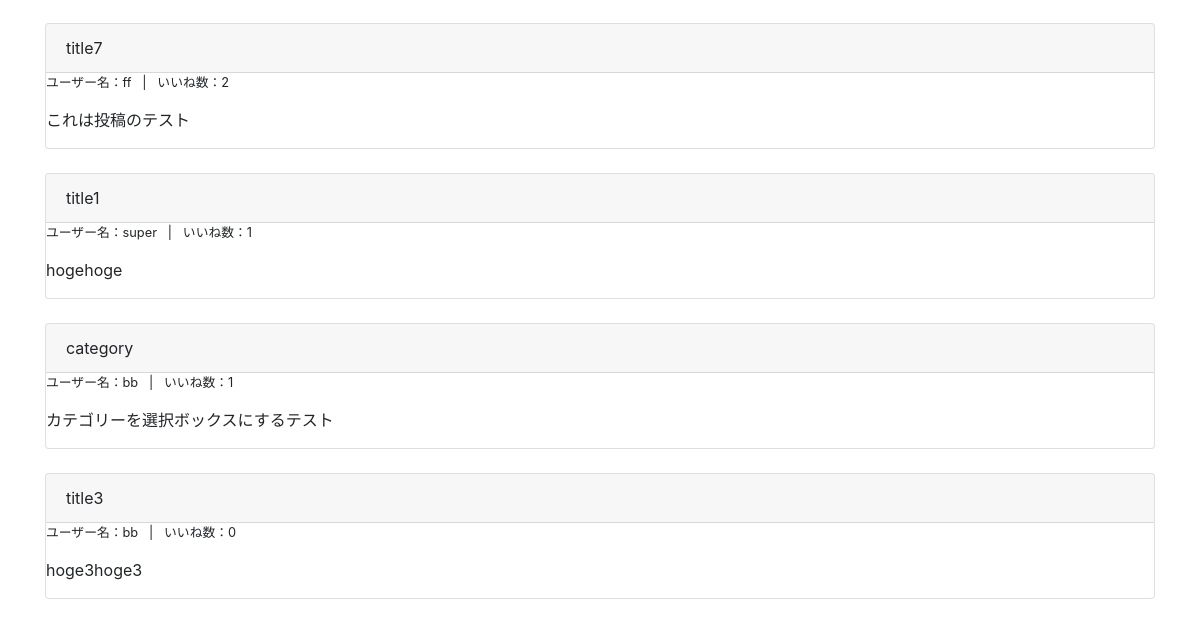
/ranking/ (lower part), run on an earlier commit of the app's database.
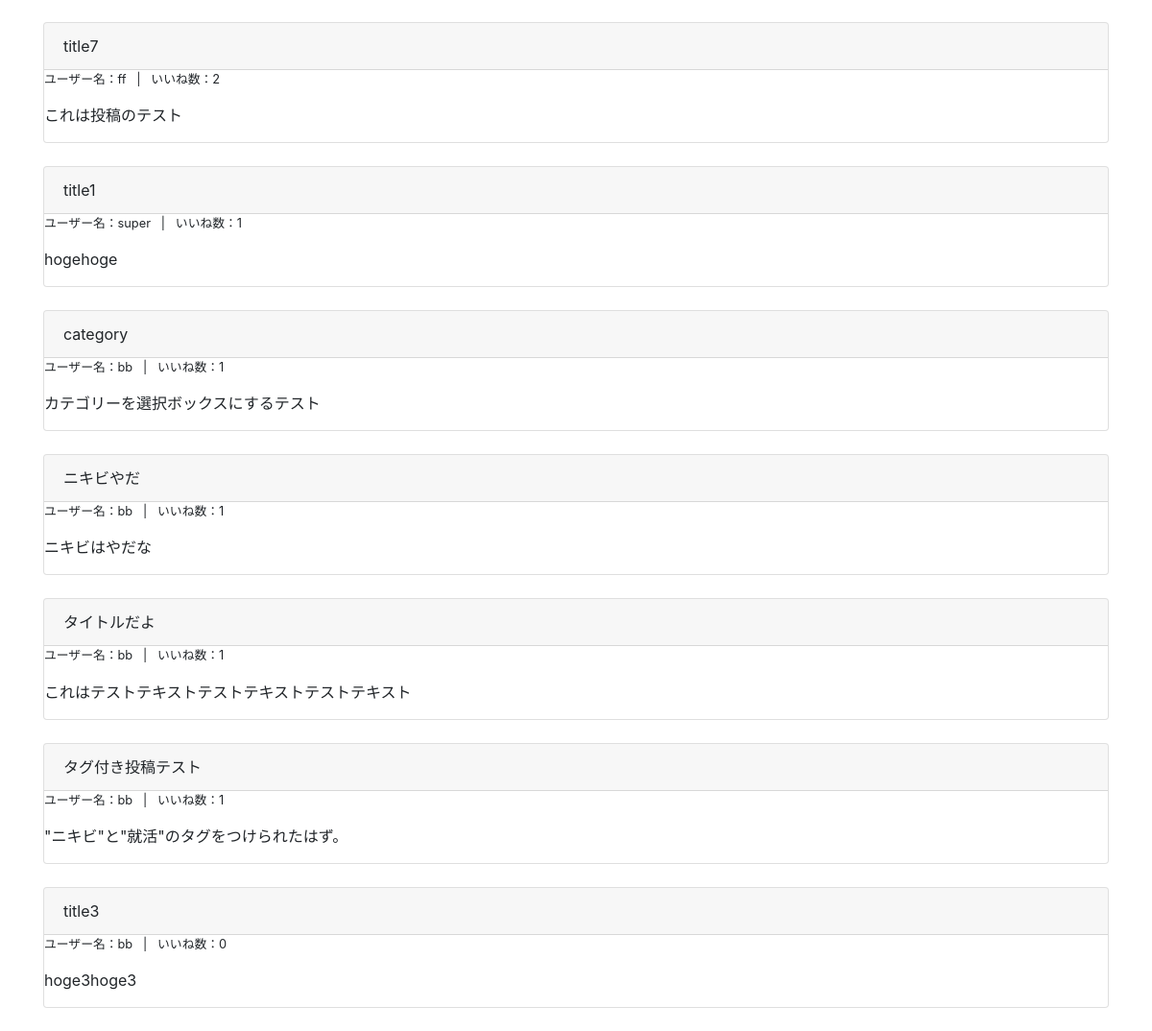
And on a later commit of the database.
### groomings/models.py (models this page shows, shortened)
class Date(models.Model):
    created_at = models.DateTimeField(default=now)
    class Meta:
        abstract = True

class Post(Date):
    title = models.CharField(max_length=30, null=True, blank=True)
    image = models.FileField(upload_to='post_image/', null=True)
    text = models.TextField(null=True, blank=True)
    user = models.ForeignKey(
        'User', on_delete=models.CASCADE, related_name="user_post"
    )
    favorite = models.ManyToManyField(User, related_name="user_favo_post")
    category = models.CharField(max_length=15, default='カテゴリーなし')
    class Meta:
        db_table = 'post'

class User(AbstractBaseUser, PermissionsMixin):
    username = models.CharField(max_length=150)
    email = models.EmailField(max_length=255, unique=True)
    point = models.IntegerField(default=50, validators=[MinValueValidator(0)])
    follow = models.ManyToManyField(
        'self', blank=True, symmetrical=False, related_name="follower"
    )
    is_active = models.BooleanField(default=True)
    is_staff = models.BooleanField(default=False) # 管理画面にログインできるかどうか
    USERNAME_FIELD = 'email' # このテーブルのレコードを一意に識別
    REQUIRED_FIELDS = ['username'] # スーパーユーザー作成時に入力する(emailとパスワードは必須だからそれ以外で)
    objects = UserManager()
    class Meta:
        db_table = 'user'

### groomings/views.py (the view)
# urls.py: path(r'ranking/', views.ranking, name='ranking'), # ランキング用のページ
def ranking(request):
    users = User.objects.order_by('-point')
    post_orderby_favo = Post.objects.annotate(num_favo=Count('favorite')).order_by('-num_favo')[:10]
    return render(request, 'groomings/ranking.html',context={"users": users,"points":post_orderby_favo}) # , 'id': user_id})

### groomings/templatetags/tag_event.py (called while the page is built)
@register.filter(name="count_favo")
def count_favo(post):
    return post.favorite.all().count()

### groomings/templates/groomings/ranking.html (shortened to what this page needs)
{% extends "groomings/base.html" %}
{% load tag_event %}
{% block content %}
{% for userrank in users %}
    <br>
  {% endfor %}
{% for point in points %}
    <div class="point card">
      <div class="card-header">
        {{ point.title }}
      </div>
      <div class="body">
        <p class="small">ユーザー名：{{ point.user.username }} &nbsp; | &nbsp; いいね数：{{ point | count_favo }}</p>
        <p>{{ point.text }}</p>
      </div>
    </div>
    <br>
  {% endfor %}
{% endblock %}

What changed in the data, as far as the page shows it:
added Post: title "ニキビやだ", user.username "bb", id "1", text "ニキビはやだな"
added Post: title "タイトルだよ", user.username "bb", id "1", text "これはテストテキストテストテキストテストテキスト"
added Post: title "タグ付き投稿テスト", user.username "bb", id "1", text "\"ニキビ\"と\"就活\"のタグをつけられたはず。"
